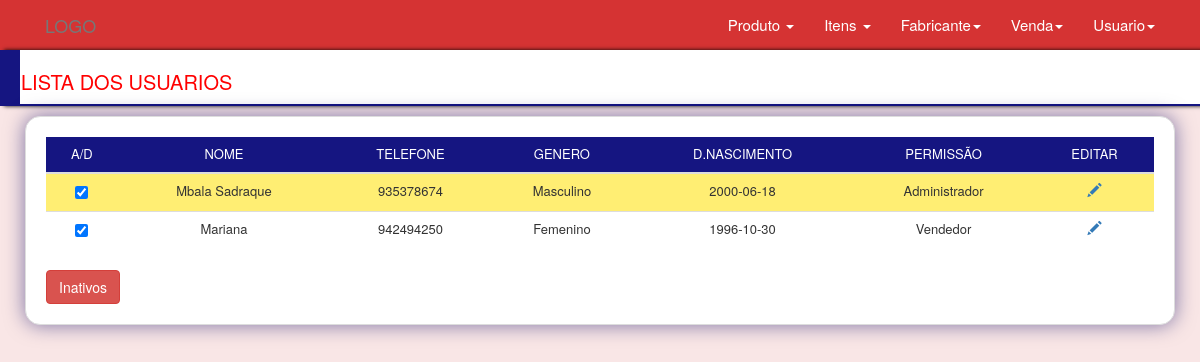
The page /views/?pg=usuario/usuario (signed in) on the database its author committed.
### tables this page shows
CREATE TABLE `usuario` (
  `idUsuario` int(11) NOT NULL,
  `NomeUsuario` varchar(200) NOT NULL,
  `TelefoneUsuario` varchar(150) DEFAULT NULL,
  `Sexo` enum('Masculino','Femenino') DEFAULT NULL,
  `Nascimento` date NOT NULL,
  `Login` varchar(200) DEFAULT NULL,
  `password` varchar(100) DEFAULT NULL,
  `tipoPerminssao` enum('1','2','3') DEFAULT NULL,
  `User_ativo` enum('1','0') NOT NULL DEFAULT '1',
  `ImagemUsuario` varchar(200) DEFAULT NULL
);

### config/auth.php (called while the page is built, shortened)
<?php
	if (isset($_SESSION["dados"]["idLogin"] ) && isset($_SESSION["dados"]["permissao"])){
		$permissao = $_SESSION["dados"]["permissao"];
	} else {
		header("location:../destroy.php");
	}
 ?>

### App/Models/connection.php (called while the page is built, shortened)
<?php
 abstract class Connect {
 	private $host = "localhost";
 	private $user = "root";
 	private $pass = "";
 	private $bd   = "control_estoque";
 	public function __construct()
 	{
 		try{
	 		$dns = "mysql:host=".$this->host.";dbname=".$this->bd;
	 		$sql = new PDO($dns,$this->user,$this->pass);
	 		$sql->setAttribute(PDO::ATTR_ERRMODE,PDO::ERRMODE_EXCEPTION);
	 		$this->con = $sql;
	 	}catch(PDOException $e){
	 		if($e->getCode() == 2002){
	 			echo "O servidor esta desligado";
	 		}else{
	 			echo $e->getCode();
	 		}
	 	}
 	}
 }
?>

### App/Models/usuario.class.php (called while the page is built, shortened)
<?php
	require_once 'connection.php';
	class Usuario extends Connect{
		public function listarUsuario($public)
		{
			try {
				$listar  = $this->con->prepare("SELECT * FROM usuario WHERE User_ativo = ?");
				$listar->bindValue(1,$public);
				$listar->execute();
				if($listar->rowCount()>0){
					$dados	= $listar->fetchAll(PDO::FETCH_OBJ);
					return $dados;
				}else{
					return 0;
				}
			} catch (PDOException $e) {
				echo "Erro ".$e->getMessage();
			}
		}
	}
 ?>

### views/usuario/usuario.php (the view, shortened to what this page needs)
<!DOCTYPE html>
<html lang="pt-br">
<head>
	<link rel="stylesheet" type="text/css" href="../dist/bootstrap/css/bootstrap.css" />
	<link rel="stylesheet" type="text/css" href="../dist/bootstrap/css/estilo.css" />
</head>
<?php
if($permissao ==1  || $permissao== 3){
	require_once'../App/Models/usuario.class.php';
	require_once'../layout/layout.php';
	echo $header;
	$public =1;
	$usuario = new Usuario();
	if(isset($_POST["public"])){
		$public = $_POST["public"];
		if($public ==1){
			$public = 0;
			$btnNome = "Ativos";
			$dadoEstatus ="inativo";
		}else{
			$public = 1;
			$btnNome = "Inativos";
			$dadoEstatus ="ativo";
		}
	}else{
		$public = 1;
		$btnNome = "Inativos";
		$dadoEstatus ="ativo";
	}
echo '
<div class="container-header">
	<h1>Lista dos usuarios</h1>
</div>
<div class="container">
	<div class="row background">
		<div class="col-sm-12 style-form table-bordered table-hover table-condensed">';
		$dados	= $usuario->listarUsuario($public);
		if($dados != 0){
			$d 	= new arrayIterator($dados);
		echo'
			<table class="table table-striped">
				<thead>
					<tr class="tr-thead">
						';
						if($permissao == 1){
						echo '<th title="ACTIVAR OU DESATIVAR">A/D </th>';
						}
						echo'
						<th>Nome</th>
						<th>Telefone</th>
						<th>Genero</th>
						<th>D.Nascimento</th>
						<th>Permissão</th>
						';
						if($permissao == 1){
						echo '<th>Editar </th>';
						}
						echo'
					</tr>
				</thead>
				<tbody>';
					while($d->valid()){
						$ativo 		= $d->current()->User_ativo;
						$idUsuario	= $d->current()->idUsuario;
						$perm		= $d->current()->tipoPerminssao;
						if($ativo == 1){
							$checked ="checked";
						}else{
							$checked = "";
						}
						if($perm ==1){
							$tipoPerm="Administrador";
						}elseif($perm == 3){
							$tipoPerm="Vendedor";
						}
				echo'
					<tr class="tr-tbody">
					';
						if($permissao == 1){
						echo '
						<td>
							<form method="post" action="usuario/ativo.php">
								<input type="hidden" name="id" value="'.$idUsuario.'"/>
								<input type="hidden" '.$checked.' name="status" value="'.$ativo.'"/>
								<input type="checkbox" '.$checked.' onclick="this.form.submit()"/>
								 <input type="hidden" name="idUser" value="1"/>
							</form>
						</td>';
						}
						echo'
						<td>'.$d->current()->NomeUsuario.'</td>
						<td>'.$d->current()->TelefoneUsuario.'</td>
						<td>'.$d->current()->Sexo.'</td>
						<td>'.$d->current()->Nascimento.'</td>
						<td>'.$tipoPerm.'</td>
						';
						if($permissao == 1){
				echo'	<td>
							<a href="?pg=usuario/edita&idUsuario='.$idUsuario.'&&ac=edita" class="glyphicon glyphicon-pencil"></a>
						</td>';
						}
				echo'
					</tr>
					';
						$d->next();
					}
			echo'</tbody>
			</table>';
				}else{
					echo' <h2 class=" me">Nenhum dado '.$dadoEstatus.' encontrado </h2><span class="gyphicon glyphicon-bancircle"></span>';
				}
			echo'<div class="row">
				<div class="container">
					<div class>
					<form method="post">
						<button name="public" value="'.$public.'" class="btn btn-danger">'.$btnNome.'</button>
					</form>
					</div>
				<div>
			</div>
		</div>
	</div>
</div>';
	echo $footer;
}else{
	header("location:../destroy.php");
}
?>

### rows shown on the page
usuario: NomeUsuario "Mbala Sadraque", TelefoneUsuario "935378674", Sexo "Masculino", Nascimento "2000-06-18", tipoPerminssao "Administrador"
usuario: NomeUsuario "Mariana", TelefoneUsuario "942494250", Sexo "Femenino", Nascimento "1996-10-30", tipoPerminssao "Vendedor"

### other values the page prints
$btnNome "Inativos"
